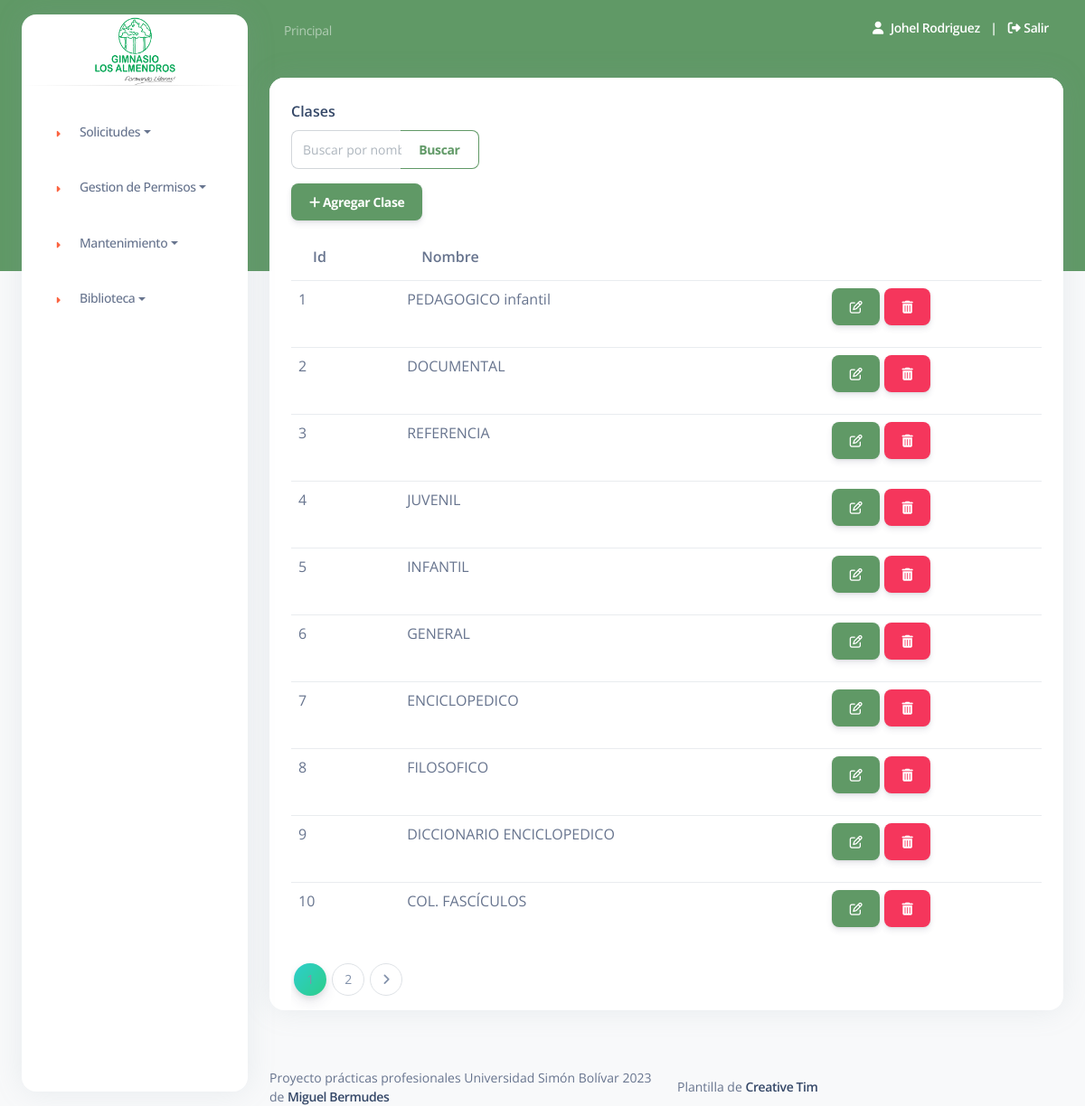
Screenshot of /panelclase.php (signed in) with the database file from the repository.
### tables this page shows
CREATE TABLE `clase` (
  `id` int(11) NOT NULL,
  `descrip` varchar(50) NOT NULL
);

### panelclase.php (the view, shortened to what this page needs)
<?php
include "./php/conexion.php";
$registrosPorPagina = 10;
if (isset($_GET['page'])) {
  $paginaActual = $_GET['page'];
} else {
  $paginaActual = 1;
}
$offset = ($paginaActual - 1) * $registrosPorPagina;
$searchTerm = isset($_GET['search']) ? mysqli_real_escape_string($conexion, $_GET['search']) : '';
$sql = "SELECT * FROM clase WHERE descrip LIKE '%$searchTerm%' LIMIT $offset, $registrosPorPagina";
$resultado = mysqli_query($conexion, $sql);
$sql2 = "SELECT COUNT(*) AS totalCategorias FROM clase";
$resultado2 = mysqli_query($conexion, $sql2);
$row = mysqli_fetch_assoc($resultado2);
$totalCategorias = $row['totalCategorias'];
$totalBotones = round($totalCategorias / $registrosPorPagina);
?>
<!DOCTYPE html>
<html lang="en">
<head>
  <link href="./assets/css/nucleo-icons.css" rel="stylesheet" />
  <link href="./assets/css/nucleo-svg.css" rel="stylesheet" />
  <link href="./assets/css/nucleo-svg.css" rel="stylesheet" />
  <link id="pagestyle" href="./assets/css/argon-dashboard.css?v=2.0.4" rel="stylesheet" />
</head>
<body class="g-sidenav-show bg-gray-100">
  <?php include("./layouts/admin/header.php"); ?>
  <main class="main-content position-relative border-radius-lg ps">
    <?php include("./layouts/header.php"); ?>
    <div class="container-fluid py-4">
      <div class="row">
        <div class="col-12">
          <div class="card mb-4">
            <div class="card-header pb-0">
              <h6>Clases</h6>
            </div>
            <div class="content-wrapper">
              <div class="content-header">
                <div class="container-fluid">
                  <div class="col-sm-3 text-right">
                    <form method="GET" action="">
                      <div class="input-group mb-3">
                        <input type="text" class="form-control" placeholder="Buscar por nombre" name="search">
                        <button class="btn btn-outline-primary mb-0" type="submit">Buscar</button>
                      </div>
                    </form>
                    <button type="button" title="Agregar Clase" class="btn btn-primary" data-toggle="modal" data-target="#exampleModal">
                      <i class="fa fa-plus"></i> Agregar Clase
                    </button>
                  </div>
                </div>
              </div>
            </div>
            <section class="content">
              <div class="container-fluid">
                <div class="table-responsive">
                <table class="table">
                  <thead>
                    <tr>
                      <th>Id</th>
                      <th>Nombre</th>
                      <th></th>
                    </tr>
                  </thead>
                  <tbody>
                    <?php
                    while ($f = mysqli_fetch_array($resultado)) :
                    ?>
                      <tr>
                        <td><?php echo $f['id']; ?></td>
                        <td>
                          <?php echo $f['descrip']; ?>
                        </td>
                        <td>
                          <button class="btn btn-primary btn-small btnEditar" title="Editar Clase" data-id="<?php echo $f['id']; ?>" data-nombre="<?php echo $f['descrip']; ?>" data-toggle="modal" data-target="#modalEditar">
                            <i class="fa fa-edit"></i>
                          </button>
                          <button class="btn btn-danger btn-small btnEliminar" title="Eliminar Clase" data-id="<?php echo $f['id']; ?>" data-toggle="modal" data-target="#modalEliminar">
                            <i class="fa fa-trash"></i>
                          </button>
                        </td>
                      </tr>
                    <?php
                    endwhile;
                    ?>
                  </tbody>
                </table>
                <nav aria-label="Page navigation example">
                  <ul class="pagination pagination-success">
                    <?php
                    $maxButtons = 4;
                    $start = max(1, $paginaActual - floor($maxButtons / 2));
                    $end = min($start + $maxButtons - 1, $totalBotones);
                    for ($i = $start; $i <= $end; $i++) :
                    ?>
                      <li class="page-item <?php if ($i == $paginaActual) echo 'active'; ?>">
                        <a href="?page=<?php echo $i; ?>&search=" class="page-link"><?php echo $i; ?></a>
                      </li>
                    <?php endfor; ?>
                    <?php if ($paginaActual < $totalCategorias) : ?>
                      <li class="page-item">
                        <a href="?page=<?php echo $paginaActual + 1; ?>&search=" class="page-link" aria-label="Next">
                          <i class="fa fa-angle-right"></i>
                        </a>
                      </li>
                    <?php endif; ?>
                  </ul>
                </nav>
                </div>
              </div>
            </section>
          </div>
        </div>
      </div>
    </div>
    <?php include("./layouts/footer.php"); ?>
  </main>
</body>
</html>

### rows the page displays
clase: id "1", descrip "PEDAGOGICO infantil"
clase: id "2", descrip "DOCUMENTAL"
clase: id "3", descrip "REFERENCIA"
clase: id "4", descrip "JUVENIL"
clase: id "5", descrip "INFANTIL"
clase: id "6", descrip "GENERAL"
clase: id "7", descrip "ENCICLOPEDICO"
clase: id "8", descrip "FILOSOFICO"
clase: id "9", descrip "DICCIONARIO ENCICLOPEDICO"
clase: id "10", descrip "COL. FASCÍCULOS"

### other values shown
$arregloUsuario['nombre'] "Johel Rodriguez"
